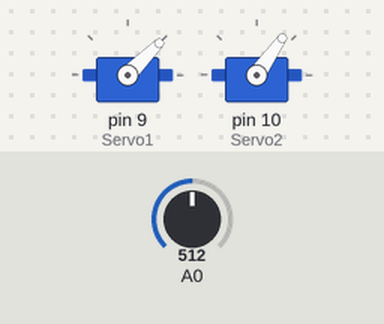
Bench run of a sketch on a simulated Arduino Uno, built with avr-gcc and run on an emulated ATmega328P. Parts: 2 × servo. Inputs (shaded band) come from the test bench; at power-on: A0 = 512. What the sketch prints to the serial monitor is not drawn.

Above: at 1.2 s.
1.3 s: A0 set to 716
At 1.8 s:
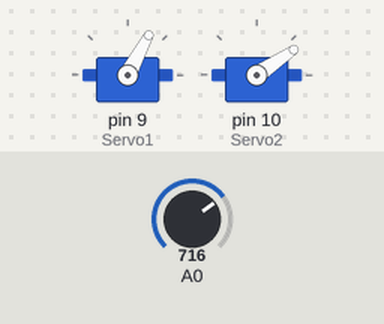
2.8 s: A0 set to 900
At 4.0 s:
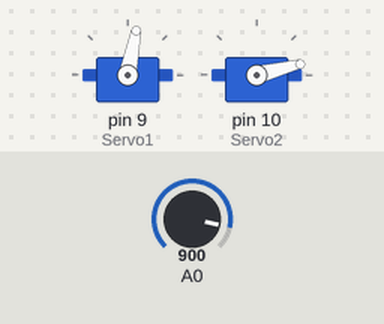
4.3 s: A0 set to 1023
At 5.4 s:
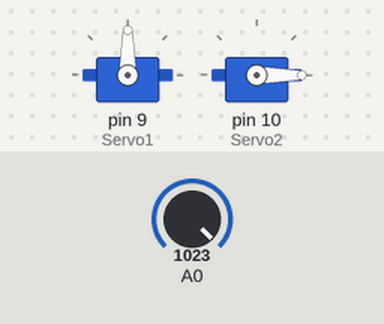
5.8 s: A0 set to 306
At 6.5 s:
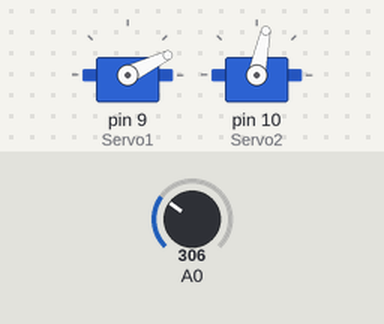
7.3 s: A0 set to 122
At 7.7 s:
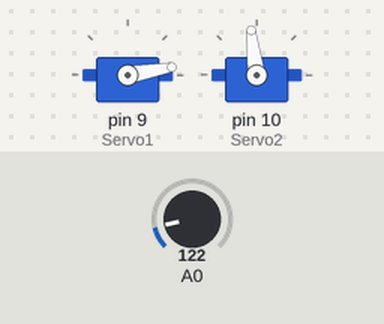
8.8 s: A0 set to 0
At 10.0 s:
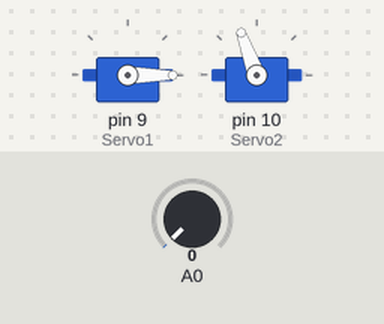
Timing chart, 0 to 11.3 s (numbered marks = the images above; inputs shaded):
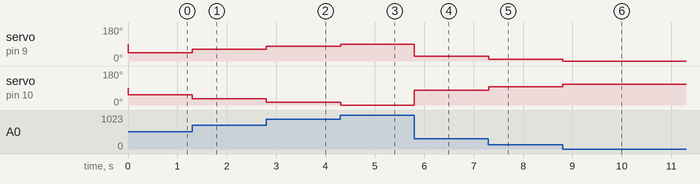

Measured:
- after the input at 1.3 s, servo on pin 9 (Servo1): 45° → 62° at once; servo on pin 10 (Servo2): 55° → 34° at once
- after the input at 2.8 s, servo on pin 9 (Servo1): 62° → 79° at once; servo on pin 10 (Servo2): 34° → 14° at once
- after the input at 4.3 s, servo on pin 9 (Servo1): 79° → 90° at once; servo on pin 10 (Servo2): 14° → 0° at once
- after the input at 5.8 s, servo on pin 9 (Servo1): 90° → 26° at once; servo on pin 10 (Servo2): 0° → 78° at once
- after the input at 7.3 s, servo on pin 9 (Servo1): 26° → 10° at once; servo on pin 10 (Servo2): 78° → 97° at once
- after the input at 8.8 s, servo on pin 9 (Servo1): 10° → 0° at once; servo on pin 10 (Servo2): 97° → 110° at once

The sketch:

Servomotor_controlado_con_Potenciometro_prog.Limpia.ino
```cpp
#include <Servo.h>

int Lecturas[500]; // Vector de lecturas para almacenar las lecturas del potenciómetro.
int Val, i = 0, Total = 0, Promedio = 0;
Servo Servo1; // Primer servo.
Servo Servo2; // Segundo servo.

void setup() {
  Servo1.attach(9); // Conecta el primer servo al pin 9.
  Servo2.attach(10); // Conecta el segundo servo al pin 10.
  Serial.begin(9600); // Inicia la comunicación serial a 9600 baudios.
  for (i = 0; i < 10; i++) // Inicialización del vector Lecturas.
    Lecturas[i] = 0;
  i = 0;
}

void loop() {
  // Sustrae el total con la lectura inmediata anterior.
  Total = Total - Lecturas[i];

  // Agrega una lectura a la posición actual dentro del vector Lecturas.
  Lecturas[i] = analogRead(A0); // Conecta el potenciómetro al pin A0.

  // Realiza la sumatoria entre las últimas 10 lecturas.
  Total = Total + Lecturas[i];
  i = i + 1;

  // Calcula el promedio de las últimas 10 lecturas y ajusta el valor para los servos.
  if (i >= 10) {
    i = 0;
    Promedio = Total / 10;

    // Ajusta el valor para el primer servo (rango 0 a 179 grados).
    Val = map(Promedio, 0, 1023, 0, 90);
    Servo1.write(Val);

    // Ajusta el valor para el segundo servo (rango 179 a 0 grados).
    Val = map(Promedio, 0, 1023, 110, 0);
    Servo2.write(Val);

    // Muestra el valor en el monitor serial para propósitos de depuración.
    Serial.println(Val, DEC);
  }
}
```
